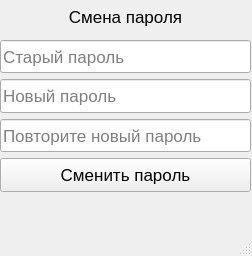
<?xml version="1.0" encoding="UTF-8"?>
<ui version="4.0">
 <class>PasswordChangeWindow</class>
 <widget class="QMainWindow" name="PasswordChangeWindow">
  <property name="geometry">
   <rect>
    <x>0</x>
    <y>0</y>
    <width>252</width>
    <height>256</height>
   </rect>
  </property>
  <property name="windowTitle">
   <string>Математический тренажер</string>
  </property>
  <widget class="QWidget" name="centralwidget">
   <widget class="QWidget" name="verticalLayoutWidget">
    <property name="geometry">
     <rect>
      <x>0</x>
      <y>0</y>
      <width>251</width>
      <height>231</height>
     </rect>
    </property>
    <property name="font">
     <font>
      <pointsize>13</pointsize>
     </font>
    </property>
    <layout class="QVBoxLayout" name="verticalLayout">
     <item>
      <widget class="QLabel" name="header">
       <property name="sizePolicy">
        <sizepolicy hsizetype="Preferred" vsizetype="Minimum">
         <horstretch>0</horstretch>
         <verstretch>0</verstretch>
        </sizepolicy>
       </property>
       <property name="font">
        <font>
         <pointsize>13</pointsize>
        </font>
       </property>
       <property name="text">
        <string>Смена пароля</string>
       </property>
       <property name="alignment">
        <set>Qt::AlignCenter</set>
       </property>
      </widget>
     </item>
     <item>
      <widget class="QLineEdit" name="old_password_line">
       <property name="sizePolicy">
        <sizepolicy hsizetype="Expanding" vsizetype="Minimum">
         <horstretch>0</horstretch>
         <verstretch>0</verstretch>
        </sizepolicy>
       </property>
       <property name="font">
        <font>
         <pointsize>13</pointsize>
        </font>
       </property>
       <property name="echoMode">
        <enum>QLineEdit::Password</enum>
       </property>
       <property name="placeholderText">
        <string>Старый пароль</string>
       </property>
      </widget>
     </item>
     <item>
      <widget class="QLineEdit" name="new_password_line">
       <property name="sizePolicy">
        <sizepolicy hsizetype="Expanding" vsizetype="Minimum">
         <horstretch>0</horstretch>
         <verstretch>0</verstretch>
        </sizepolicy>
       </property>
       <property name="font">
        <font>
         <pointsize>13</pointsize>
        </font>
       </property>
       <property name="echoMode">
        <enum>QLineEdit::Password</enum>
       </property>
       <property name="placeholderText">
        <string>Новый пароль</string>
       </property>
      </widget>
     </item>
     <item>
      <widget class="QLineEdit" name="new_password2_line">
       <property name="sizePolicy">
        <sizepolicy hsizetype="Expanding" vsizetype="Minimum">
         <horstretch>0</horstretch>
         <verstretch>0</verstretch>
        </sizepolicy>
       </property>
       <property name="font">
        <font>
         <pointsize>13</pointsize>
        </font>
       </property>
       <property name="echoMode">
        <enum>QLineEdit::Password</enum>
       </property>
       <property name="placeholderText">
        <string>Повторите новый пароль</string>
       </property>
      </widget>
     </item>
     <item>
      <widget class="QPushButton" name="change_button">
       <property name="sizePolicy">
        <sizepolicy hsizetype="Minimum" vsizetype="Minimum">
         <horstretch>0</horstretch>
         <verstretch>0</verstretch>
        </sizepolicy>
       </property>
       <property name="font">
        <font>
         <pointsize>13</pointsize>
        </font>
       </property>
       <property name="text">
        <string>Сменить пароль</string>
       </property>
      </widget>
     </item>
     <item>
      <widget class="QLabel" name="error_label">
       <property name="sizePolicy">
        <sizepolicy hsizetype="Minimum" vsizetype="Preferred">
         <horstretch>0</horstretch>
         <verstretch>0</verstretch>
        </sizepolicy>
       </property>
       <property name="font">
        <font>
         <pointsize>12</pointsize>
        </font>
       </property>
       <property name="text">
        <string/>
       </property>
       <property name="alignment">
        <set>Qt::AlignCenter</set>
       </property>
      </widget>
     </item>
    </layout>
   </widget>
  </widget>
  <widget class="QMenuBar" name="menubar">
   <property name="geometry">
    <rect>
     <x>0</x>
     <y>0</y>
     <width>252</width>
     <height>21</height>
    </rect>
   </property>
  </widget>
  <widget class="QStatusBar" name="statusbar"/>
 </widget>
 <resources/>
 <connections/>
</ui>
